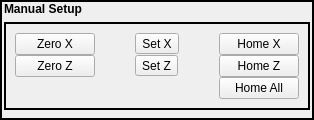
              <widget class="QWidget" name="setupPage">
               <layout class="QVBoxLayout" name="verticalLayout_32">
                <property name="leftMargin">
                 <number>0</number>
                </property>
                <property name="topMargin">
                 <number>0</number>
                </property>
                <property name="rightMargin">
                 <number>0</number>
                </property>
                <property name="bottomMargin">
                 <number>0</number>
                </property>
                <item>
                 <widget class="QFrame" name="frame_12">
                  <property name="frameShape">
                   <enum>QFrame::WinPanel</enum>
                  </property>
                  <property name="frameShadow">
                   <enum>QFrame::Plain</enum>
                  </property>
                  <layout class="QVBoxLayout" name="verticalLayout_19">
                   <property name="spacing">
                    <number>6</number>
                   </property>
                   <property name="leftMargin">
                    <number>2</number>
                   </property>
                   <property name="topMargin">
                    <number>0</number>
                   </property>
                   <property name="rightMargin">
                    <number>2</number>
                   </property>
                   <property name="bottomMargin">
                    <number>2</number>
                   </property>
                   <item>
                    <widget class="QLabel" name="label_23">
                     <property name="sizePolicy">
                      <sizepolicy hsizetype="Preferred" vsizetype="Minimum">
                       <horstretch>0</horstretch>
                       <verstretch>0</verstretch>
                      </sizepolicy>
                     </property>
                     <property name="maximumSize">
                      <size>
                       <width>16777215</width>
                       <height>20</height>
                      </size>
                     </property>
                     <property name="text">
                      <string>&lt;html&gt;&lt;head/&gt;&lt;body&gt;&lt;p&gt;&lt;span style=&quot; font-weight:600;&quot;&gt;Manual Setup&lt;/span&gt;&lt;/p&gt;&lt;/body&gt;&lt;/html&gt;</string>
                     </property>
                    </widget>
                   </item>
                   <item>
                    <widget class="QFrame" name="frame_14">
                     <property name="frameShape">
                      <enum>QFrame::WinPanel</enum>
                     </property>
                     <property name="frameShadow">
                      <enum>QFrame::Plain</enum>
                     </property>
                     <layout class="QVBoxLayout" name="verticalLayout_26">
                      <property name="bottomMargin">
                       <number>9</number>
                      </property>
                      <item>
                       <layout class="QGridLayout" name="gridLayout_4">
                        <property name="bottomMargin">
                         <number>0</number>
                        </property>
                        <property name="spacing">
                         <number>0</number>
                        </property>
                        <item row="0" column="5">
                         <widget class="ActionButton" name="actionbutton_3">
                          <property name="text">
                           <string>Home X</string>
                          </property>
                          <property name="checkable">
                           <bool>true</bool>
                          </property>
                          <property name="home_action" stdset="0">
                           <bool>true</bool>
                          </property>
                          <property name="template_label_option" stdset="0">
                           <bool>false</bool>
                          </property>
                          <property name="joint_number" stdset="0">
                           <number>0</number>
                          </property>
                          <property name="axis_letter" stdset="0">
                           <string>X</string>
                          </property>
                          <property name="incr_imperial_number" stdset="0">
                           <double>0.010000000000000</double>
                          </property>
                          <property name="incr_mm_number" stdset="0">
                           <double>0.025000000000000</double>
                          </property>
                          <property name="incr_angular_number" stdset="0">
                           <double>-1.000000000000000</double>
                          </property>
                          <property name="toggle_float_option" stdset="0">
                           <bool>false</bool>
                          </property>
                          <property name="float_num" stdset="0">
                           <double>100.000000000000000</double>
                          </property>
                          <property name="float_alt_num" stdset="0">
                           <double>50.000000000000000</double>
                          </property>
                          <property name="view_type_string" stdset="0">
                           <string>P</string>
                          </property>
                          <property name="command_text_string" stdset="0">
                           <string/>
                          </property>
                          <property name="ini_mdi_number" stdset="0">
                           <number>0</number>
                          </property>
                          <property name="textTemplate" stdset="0">
                           <string>%1.3f in</string>
                          </property>
                          <property name="alt_textTemplate" stdset="0">
                           <string>%1.2f mm</string>
                          </property>
                         </widget>
                        </item>
                        <item row="1" column="3">
                         <widget class="AxisToolButton" name="axistoolbutton_2">
                          <property name="text">
                           <string>Set Z</string>
                          </property>
                          <property name="joint_number" stdset="0">
                           <number>2</number>
                          </property>
                          <property name="axis_letter" stdset="0">
                           <string>Z</string>
                          </property>
                         </widget>
                        </item>
                        <item row="0" column="4">
                         <spacer name="horizontalSpacer_3">
                          <property name="orientation">
                           <enum>Qt::Horizontal</enum>
                          </property>
                          <property name="sizeHint" stdset="0">
                           <size>
                            <width>40</width>
                            <height>20</height>
                           </size>
                          </property>
                         </spacer>
                        </item>
                        <item row="1" column="5">
                         <widget class="ActionButton" name="actionbutton_7">
                          <property name="text">
                           <string>Home Z</string>
                          </property>
                          <property name="checkable">
                           <bool>true</bool>
                          </property>
                          <property name="home_action" stdset="0">
                           <bool>true</bool>
                          </property>
                          <property name="template_label_option" stdset="0">
                           <bool>false</bool>
                          </property>
                          <property name="joint_number" stdset="0">
                           <number>1</number>
                          </property>
                          <property name="axis_letter" stdset="0">
                           <string>Z</string>
                          </property>
                          <property name="incr_imperial_number" stdset="0">
                           <double>0.010000000000000</double>
                          </property>
                          <property name="incr_mm_number" stdset="0">
                           <double>0.025000000000000</double>
                          </property>
                          <property name="incr_angular_number" stdset="0">
                           <double>-1.000000000000000</double>
                          </property>
                          <property name="toggle_float_option" stdset="0">
                           <bool>false</bool>
                          </property>
                          <property name="float_num" stdset="0">
                           <double>100.000000000000000</double>
                          </property>
                          <property name="float_alt_num" stdset="0">
                           <double>50.000000000000000</double>
                          </property>
                          <property name="view_type_string" stdset="0">
                           <string>P</string>
                          </property>
                          <property name="command_text_string" stdset="0">
                           <string/>
                          </property>
                          <property name="ini_mdi_number" stdset="0">
                           <number>0</number>
                          </property>
                          <property name="textTemplate" stdset="0">
                           <string>%1.3f in</string>
                          </property>
                          <property name="alt_textTemplate" stdset="0">
                           <string>%1.2f mm</string>
                          </property>
                         </widget>
                        </item>
                        <item row="0" column="3">
                         <widget class="AxisToolButton" name="axistoolbutton">
                          <property name="text">
                           <string>Set X</string>
                          </property>
                          <property name="axis_letter" stdset="0">
                           <string>X</string>
                          </property>
                         </widget>
                        </item>
                        <item row="0" column="2">
                         <spacer name="horizontalSpacer_4">
                          <property name="orientation">
                           <enum>Qt::Horizontal</enum>
                          </property>
                          <property name="sizeHint" stdset="0">
                           <size>
                            <width>40</width>
                            <height>20</height>
                           </size>
                          </property>
                         </spacer>
                        </item>
                        <item row="0" column="1">
                         <widget class="ActionButton" name="actionbutton_5">
                          <property name="text">
                           <string>Zero X</string>
                          </property>
                          <property name="zero_axis_action" stdset="0">
                           <bool>true</bool>
                          </property>
                          <property name="template_label_option" stdset="0">
                           <bool>false</bool>
                          </property>
                          <property name="joint_number" stdset="0">
                           <number>0</number>
                          </property>
                          <property name="axis_letter" stdset="0">
                           <string>X</string>
                          </property>
                          <property name="incr_imperial_number" stdset="0">
                           <double>0.010000000000000</double>
                          </property>
                          <property name="incr_mm_number" stdset="0">
                           <double>0.025000000000000</double>
                          </property>
                          <property name="incr_angular_number" stdset="0">
                           <double>-1.000000000000000</double>
                          </property>
                          <property name="toggle_float_option" stdset="0">
                           <bool>false</bool>
                          </property>
                          <property name="float_num" stdset="0">
                           <double>100.000000000000000</double>
                          </property>
                          <property name="float_alt_num" stdset="0">
                           <double>50.000000000000000</double>
                          </property>
                          <property name="view_type_string" stdset="0">
                           <string>P</string>
                          </property>
                          <property name="command_text_string" stdset="0">
                           <string/>
                          </property>
                          <property name="ini_mdi_number" stdset="0">
                           <number>0</number>
                          </property>
                          <property name="textTemplate" stdset="0">
                           <string>%1.3f in</string>
                          </property>
                          <property name="alt_textTemplate" stdset="0">
                           <string>%1.2f mm</string>
                          </property>
                         </widget>
                        </item>
                        <item row="1" column="1">
                         <widget class="ActionButton" name="actionbutton_6">
                          <property name="text">
                           <string>Zero Z</string>
                          </property>
                          <property name="zero_axis_action" stdset="0">
                           <bool>true</bool>
                          </property>
                          <property name="template_label_option" stdset="0">
                           <bool>false</bool>
                          </property>
                          <property name="joint_number" stdset="0">
                           <number>2</number>
                          </property>
                          <property name="axis_letter" stdset="0">
                           <string>Z</string>
                          </property>
                          <property name="incr_imperial_number" stdset="0">
                           <double>0.010000000000000</double>
                          </property>
                          <property name="incr_mm_number" stdset="0">
                           <double>0.025000000000000</double>
                          </property>
                          <property name="incr_angular_number" stdset="0">
                           <double>-1.000000000000000</double>
                          </property>
                          <property name="toggle_float_option" stdset="0">
                           <bool>false</bool>
                          </property>
                          <property name="float_num" stdset="0">
                           <double>100.000000000000000</double>
                          </property>
                          <property name="float_alt_num" stdset="0">
                           <double>50.000000000000000</double>
                          </property>
                          <property name="view_type_string" stdset="0">
                           <string>P</string>
                          </property>
                          <property name="command_text_string" stdset="0">
                           <string/>
                          </property>
                          <property name="ini_mdi_number" stdset="0">
                           <number>0</number>
                          </property>
                          <property name="textTemplate" stdset="0">
                           <string>%1.3f in</string>
                          </property>
                          <property name="alt_textTemplate" stdset="0">
                           <string>%1.2f mm</string>
                          </property>
                         </widget>
                        </item>
                        <item row="2" column="5">
                         <widget class="ActionButton" name="actionbutton_9">
                          <property name="text">
                           <string>Home All</string>
                          </property>
                          <property name="home_action" stdset="0">
                           <bool>true</bool>
                          </property>
                          <property name="template_label_option" stdset="0">
                           <bool>false</bool>
                          </property>
                          <property name="joint_number" stdset="0">
                           <number>-1</number>
                          </property>
                          <property name="incr_imperial_number" stdset="0">
                           <double>0.010000000000000</double>
                          </property>
                          <property name="incr_mm_number" stdset="0">
                           <double>0.025000000000000</double>
                          </property>
                          <property name="incr_angular_number" stdset="0">
                           <double>-1.000000000000000</double>
                          </property>
                          <property name="toggle_float_option" stdset="0">
                           <bool>false</bool>
                          </property>
                          <property name="float_num" stdset="0">
                           <double>100.000000000000000</double>
                          </property>
                          <property name="float_alt_num" stdset="0">
                           <double>50.000000000000000</double>
                          </property>
                          <property name="view_type_string" stdset="0">
                           <string>P</string>
                          </property>
                          <property name="command_text_string" stdset="0">
                           <string/>
                          </property>
                          <property name="ini_mdi_number" stdset="0">
                           <number>0</number>
                          </property>
                          <property name="textTemplate" stdset="0">
                           <string>%1.3f in</string>
                          </property>
                          <property name="alt_textTemplate" stdset="0">
                           <string>%1.2f mm</string>
                          </property>
                         </widget>
                        </item>
                       </layout>
                      </item>
                     </layout>
                    </widget>
                   </item>
                   <item>
                    <widget class="QFrame" name="frame_15">
                     <property name="frameShape">
                      <enum>QFrame::WinPanel</enum>
                     </property>
                     <property name="frameShadow">
                      <enum>QFrame::Plain</enum>
                     </property>
                     <widget class="SystemToolButton" name="systemtoolbutton">
                      <property name="geometry">
                       <rect>
                        <x>10</x>
                        <y>10</y>
                        <width>81</width>
                        <height>41</height>
                       </rect>
                      </property>
                      <property name="text">
                       <string>Coodinate
System</string>
                      </property>
                     </widget>
                     <widget class="ActionButton" name="actionbutton_8">
                      <property name="geometry">
                       <rect>
                        <x>134</x>
                        <y>10</y>
                        <width>71</width>
                        <height>41</height>
                       </rect>
                      </property>
                      <property name="text">
                       <string>Override
Limits</string>
                      </property>
                      <property name="limits_override_action" stdset="0">
                       <bool>true</bool>
                      </property>
                      <property name="template_label_option" stdset="0">
                       <bool>false</bool>
                      </property>
                      <property name="joint_number" stdset="0">
                       <number>0</number>
                      </property>
                      <property name="incr_imperial_number" stdset="0">
                       <double>0.010000000000000</double>
                      </property>
                      <property name="incr_mm_number" stdset="0">
                       <double>0.025000000000000</double>
                      </property>
                      <property name="incr_angular_number" stdset="0">
                       <double>-1.000000000000000</double>
                      </property>
                      <property name="toggle_float_option" stdset="0">
                       <bool>false</bool>
                      </property>
                      <property name="float_num" stdset="0">
                       <double>100.000000000000000</double>
                      </property>
                      <property name="float_alt_num" stdset="0">
                       <double>50.000000000000000</double>
                      </property>
                      <property name="view_type_string" stdset="0">
                       <string>P</string>
                      </property>
                      <property name="command_text_string" stdset="0">
                       <string/>
                      </property>
                      <property name="ini_mdi_number" stdset="0">
                       <number>0</number>
                      </property>
                      <property name="textTemplate" stdset="0">
                       <string>%1.3f in</string>
                      </property>
                      <property name="alt_textTemplate" stdset="0">
                       <string>%1.2f mm</string>
                      </property>
                     </widget>
                     <widget class="ActionButton" name="actionbutton_10">
                      <property name="geometry">
                       <rect>
                        <x>320</x>
                        <y>10</y>
                        <width>91</width>
                        <height>41</height>
                       </rect>
                      </property>
                      <property name="text">
                       <string>Machine Log</string>
                      </property>
                      <property name="machine_log_dialog_action" stdset="0">
                       <bool>true</bool>
                      </property>
                      <property name="template_label_option" stdset="0">
                       <bool>false</bool>
                      </property>
                      <property name="joint_number" stdset="0">
                       <number>0</number>
                      </property>
                      <property name="incr_imperial_number" stdset="0">
                       <double>0.010000000000000</double>
                      </property>
                      <property name="incr_mm_number" stdset="0">
                       <double>0.025000000000000</double>
                      </property>
                      <property name="incr_angular_number" stdset="0">
                       <double>-1.000000000000000</double>
                      </property>
                      <property name="toggle_float_option" stdset="0">
                       <bool>false</bool>
                      </property>
                      <property name="float_num" stdset="0">
                       <double>100.000000000000000</double>
                      </property>
                      <property name="float_alt_num" stdset="0">
                       <double>50.000000000000000</double>
                      </property>
                      <property name="view_type_string" stdset="0">
                       <string>P</string>
                      </property>
                      <property name="command_text_string" stdset="0">
                       <string/>
                      </property>
                      <property name="ini_mdi_number" stdset="0">
                       <number>0</number>
                      </property>
                      <property name="textTemplate" stdset="0">
                       <string>%1.3f in</string>
                      </property>
                      <property name="alt_textTemplate" stdset="0">
                       <string>%1.2f mm</string>
                      </property>
                     </widget>
                    </widget>
                   </item>
                  </layout>
                 </widget>
                </item>
               </layout>
              </widget>
